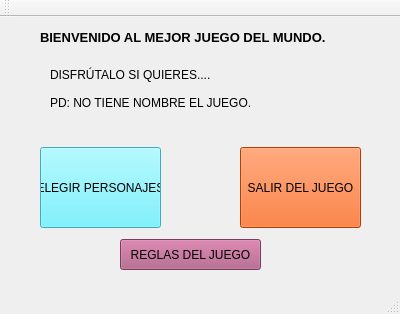
<?xml version="1.0" encoding="UTF-8"?>
<ui version="4.0">
 <class>MainWindow</class>
 <widget class="QMainWindow" name="MainWindow">
  <property name="geometry">
   <rect>
    <x>0</x>
    <y>0</y>
    <width>400</width>
    <height>314</height>
   </rect>
  </property>
  <property name="windowTitle">
   <string>MainWindow</string>
  </property>
  <widget class="QWidget" name="centralWidget">
   <widget class="QLabel" name="label_3">
    <property name="geometry">
     <rect>
      <x>50</x>
      <y>70</y>
      <width>331</width>
      <height>31</height>
     </rect>
    </property>
    <property name="text">
     <string>PD: NO TIENE NOMBRE EL JUEGO.</string>
    </property>
   </widget>
   <widget class="QPushButton" name="BeginButton">
    <property name="geometry">
     <rect>
      <x>40</x>
      <y>130</y>
      <width>121</width>
      <height>81</height>
     </rect>
    </property>
    <property name="styleSheet">
     <string notr="true">background-color: rgb(89, 239, 255);
</string>
    </property>
    <property name="text">
     <string>ELEGIR PERSONAJES</string>
    </property>
   </widget>
   <widget class="QPushButton" name="SkipButton">
    <property name="geometry">
     <rect>
      <x>240</x>
      <y>130</y>
      <width>121</width>
      <height>81</height>
     </rect>
    </property>
    <property name="styleSheet">
     <string notr="true">background-color: rgb(255, 85, 0);</string>
    </property>
    <property name="text">
     <string>SALIR DEL JUEGO</string>
    </property>
   </widget>
   <widget class="QLabel" name="label">
    <property name="geometry">
     <rect>
      <x>40</x>
      <y>10</y>
      <width>311</width>
      <height>21</height>
     </rect>
    </property>
    <property name="font">
     <font>
      <pointsize>10</pointsize>
      <weight>75</weight>
      <bold>true</bold>
     </font>
    </property>
    <property name="text">
     <string>BIENVENIDO AL MEJOR JUEGO DEL MUNDO.</string>
    </property>
   </widget>
   <widget class="QLabel" name="label_2">
    <property name="geometry">
     <rect>
      <x>50</x>
      <y>50</y>
      <width>291</width>
      <height>16</height>
     </rect>
    </property>
    <property name="text">
     <string>DISFRÚTALO SI QUIERES....</string>
    </property>
   </widget>
   <widget class="QPushButton" name="RulesButton">
    <property name="geometry">
     <rect>
      <x>120</x>
      <y>222</y>
      <width>141</width>
      <height>31</height>
     </rect>
    </property>
    <property name="styleSheet">
     <string notr="true">background-color: rgb(170, 85, 127);</string>
    </property>
    <property name="text">
     <string>REGLAS DEL JUEGO</string>
    </property>
   </widget>
  </widget>
  <widget class="QMenuBar" name="menuBar">
   <property name="geometry">
    <rect>
     <x>0</x>
     <y>0</y>
     <width>400</width>
     <height>21</height>
    </rect>
   </property>
  </widget>
  <widget class="QToolBar" name="mainToolBar">
   <attribute name="toolBarArea">
    <enum>TopToolBarArea</enum>
   </attribute>
   <attribute name="toolBarBreak">
    <bool>false</bool>
   </attribute>
  </widget>
  <widget class="QStatusBar" name="statusBar"/>
 </widget>
 <layoutdefault spacing="6" margin="11"/>
 <resources/>
 <connections/>
</ui>
